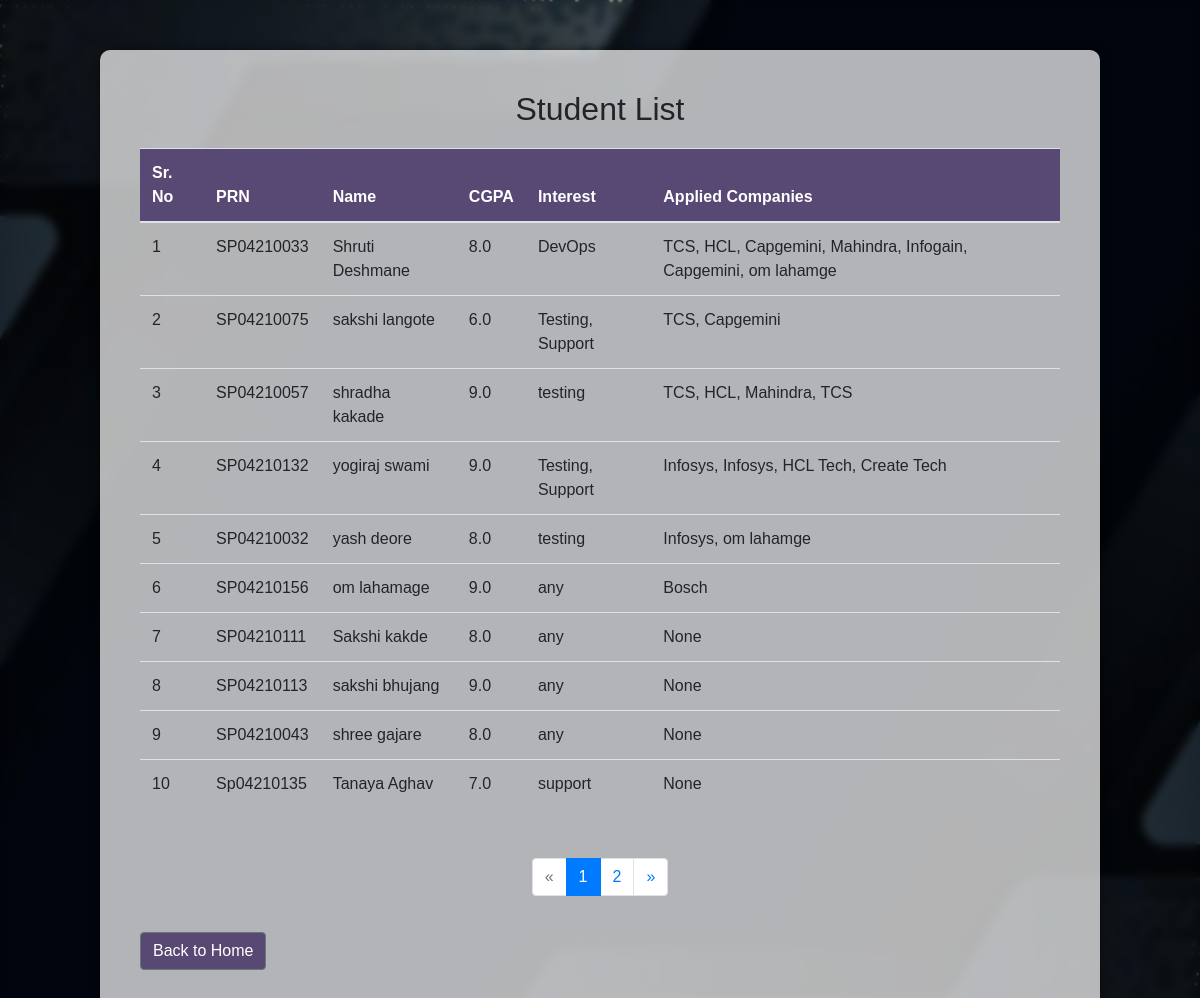
Screenshot of /admin/student_list (signed in) with the database file from the repository.
### tables this page shows
CREATE TABLE student_list (
    ID INTEGER PRIMARY KEY AUTOINCREMENT,
    username TEXT,
    Name TEXT,
    PRN TEXT,
    Email TEXT,
    password TEXT,
    Contact_Number TEXT,
    Department TEXT,
    Resume TEXT,
    Birthdate TEXT,
    Course TEXT,
    Address TEXT,
    CGPA REAL,
    Gender TEXT,
    Interest TEXT,
    applied_company TEXT, company_date TEXT, academic_year TEXT,
    FOREIGN KEY (applied_company) REFERENCES companies(company_name)
);

### app.py (the view)
@app.route('/admin/student_list')
@login_required
def student_list():
    page = request.args.get(get_page_parameter(), type=int, default=1)
    per_page = 10  # Number of students per page
    conn = sqlite3.connect('Database/placement_system.db')
    cursor = conn.cursor()
    cursor.execute("SELECT COUNT(*) FROM student_list")
    total_students = cursor.fetchone()[0]
    total_pages = ceil(total_students / per_page)
    if page < 1:
        page = 1
    elif page > total_pages:
        page = total_pages
    offset = (page - 1) * per_page + 1
    cursor.execute("SELECT * FROM student_list LIMIT ? OFFSET ?", (per_page, offset - 1))
    students = cursor.fetchall()
    conn.close()
    pagination = Pagination(page=page, total=total_students, per_page=per_page, css_framework='bootstrap4')
    return render_template('student_list.html', students=students, pagination=pagination)

### app.py (called while the page is built)
@login_manager.user_loader
def load_user(user_id):
    conn = sqlite3.connect('Database/placement_system.db')
    cursor = conn.cursor()
    cursor.execute("SELECT Username FROM users WHERE id=?", (user_id,))
    username = cursor.fetchone()[0]
    conn.close()
    return User(user_id, username)

### templates/Student_list.html (shortened to what this page needs)
<!DOCTYPE html>
<html lang="en">
<head>
    <link href="https://stackpath.bootstrapcdn.com/bootstrap/4.5.2/css/bootstrap.min.css" rel="stylesheet">
</head>
<body>
<div class="container">
    <h2 class="page-title">Student List</h2>
    <table class="table">
        <thead class="custom-thead">
            <tr>
                <th scope="col">Sr. No</th>
                <th scope="col">PRN</th>
                <th scope="col">Name</th>
                <th scope="col">CGPA</th>
                <th scope="col">Interest</th>
                <th scope="col">Applied Companies</th>
            </tr>
        </thead>
        <tbody>
            {% for student in students %}
            <tr>
                <td>{{ (pagination.page - 1) * pagination.per_page + loop.index }}</td>
                <td>{{ student[3] }}</td>
                <td>{{ student[2] }}</td>
                <td>{{ student[12] }}</td>
                <td>{{ student[14] }}</td>
                <td>{{ student[15] }}</td>
            </tr>
            {% endfor %}
        </tbody>
    </table>
    <div class="pagination">
        {{ pagination.links }}
    </div>
    <a href="{{ url_for('admin_dashboard') }}" class="btn btn-secondary btn-home">Back to Home</a>
</div>
</body>
</html>

### templates/Student_list.html (style rules this page uses)
body { font-family: Arial, sans-serif; margin: 0; padding: 0; background-image: url('../static/photo.jpg'); background-size: cover; background-position: center; background-attachment: fixed; position: relative; }
body::before { content: ''; position: fixed; top: 0; left: 0; width: 100%; height: 100%; background-image: url('../static/photo.jpg'); background-size: cover; background-position: center; filter: blur(5px); z-index: -1; }
.container { width: 100%; max-width: 1000px; margin: 50px auto; background-color: rgba(255, 255, 255, 0.7); border-radius: 10px; box-shadow: 0px 0px 10px 0px rgba(0,0,0,0.5); padding: 40px; box-sizing: border-box; }
.page-title { text-align: center; margin-bottom: 20px; }
.table { margin-bottom: 30px; }
.pagination { justify-content: center; margin-top: 20px; }
.btn-home { margin-top: 20px; background-color: #584974; }
.custom-thead { background-color: #584974; color: #ffffff; }

### rows the page displays
student_list: page "1", PRN "SP04210033", Name "Shruti Deshmane", CGPA "8.0", Interest "DevOps", applied_company "TCS, HCL, Capgemini, Mahindra, Infogain, Capgemini, om lahamge"
student_list: page "2", PRN "SP04210075", Name "sakshi langote", CGPA "6.0", Interest "Testing, Support", applied_company "TCS, Capgemini"
student_list: page "3", PRN "SP04210057", Name "shradha kakade", CGPA "9.0", Interest "testing", applied_company "TCS, HCL, Mahindra, TCS"
student_list: page "4", PRN "SP04210132", Name "yogiraj swami", CGPA "9.0", Interest "Testing, Support", applied_company "Infosys, Infosys, HCL Tech, Create Tech"
student_list: page "5", PRN "SP04210032", Name "yash deore", CGPA "8.0", Interest "testing", applied_company "Infosys, om lahamge"
student_list: page "6", PRN "SP04210156", Name "om lahamage", CGPA "9.0", Interest "any", applied_company "Bosch"
student_list: page "7", PRN "SP04210111", Name "Sakshi kakde", CGPA "8.0", Interest "any", student "None"
student_list: page "8", PRN "SP04210113", Name "sakshi bhujang", CGPA "9.0", Interest "any", student "None"
student_list: page "9", PRN "SP04210043", Name "shree gajare", CGPA "8.0", Interest "any", student "None"
student_list: page "10", PRN "Sp04210135", Name "Tanaya Aghav", CGPA "7.0", Interest "support", student "None"

### other values shown
{{ pagination.links }} "« 1 2 »"
